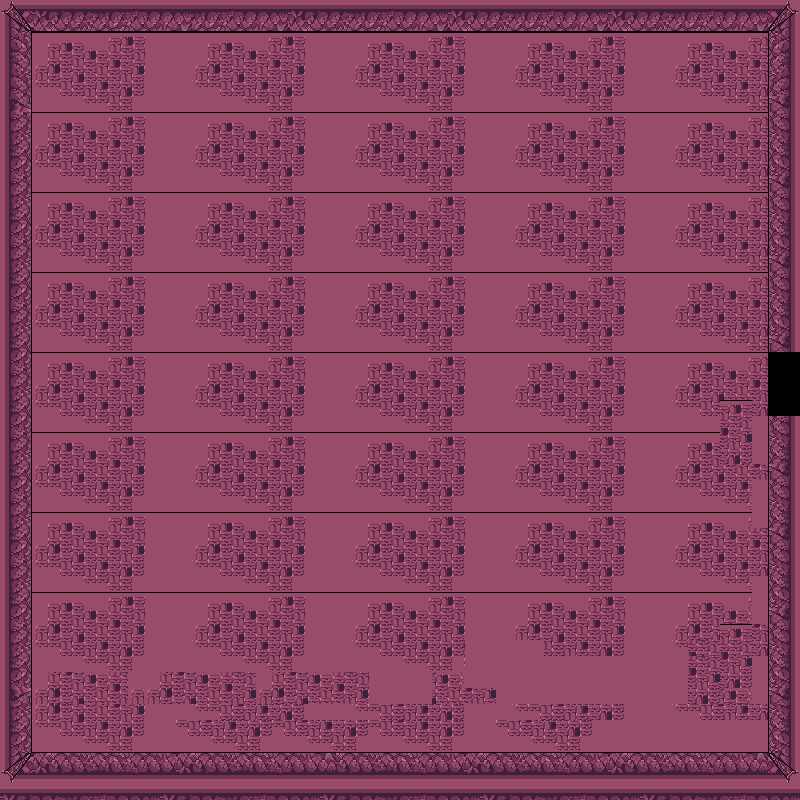

This game map was drawn from its Tiled (.tmx) file and the tilesets committed beside it. A one-line description and the trimmed map source follow:
An orthogonal 50x50 tile map with 16x16 px tiles, 1 tile layer (Camada de Blocos 1).

<map version="1.9" tiledversion="1.9.2" orientation="orthogonal" renderorder="right-down" width="50" height="50" tilewidth="16" tileheight="16" infinite="0" nextlayerid="2" nextobjectid="1">
 <tileset firstgid="1" source="predios.tsx" />
 <layer id="1" name="Camada de Blocos 1" width="50" height="50">
  <data>[2500 cells, 2492 non-empty, 98 distinct tile ids]</data>
 </layer>
</map>